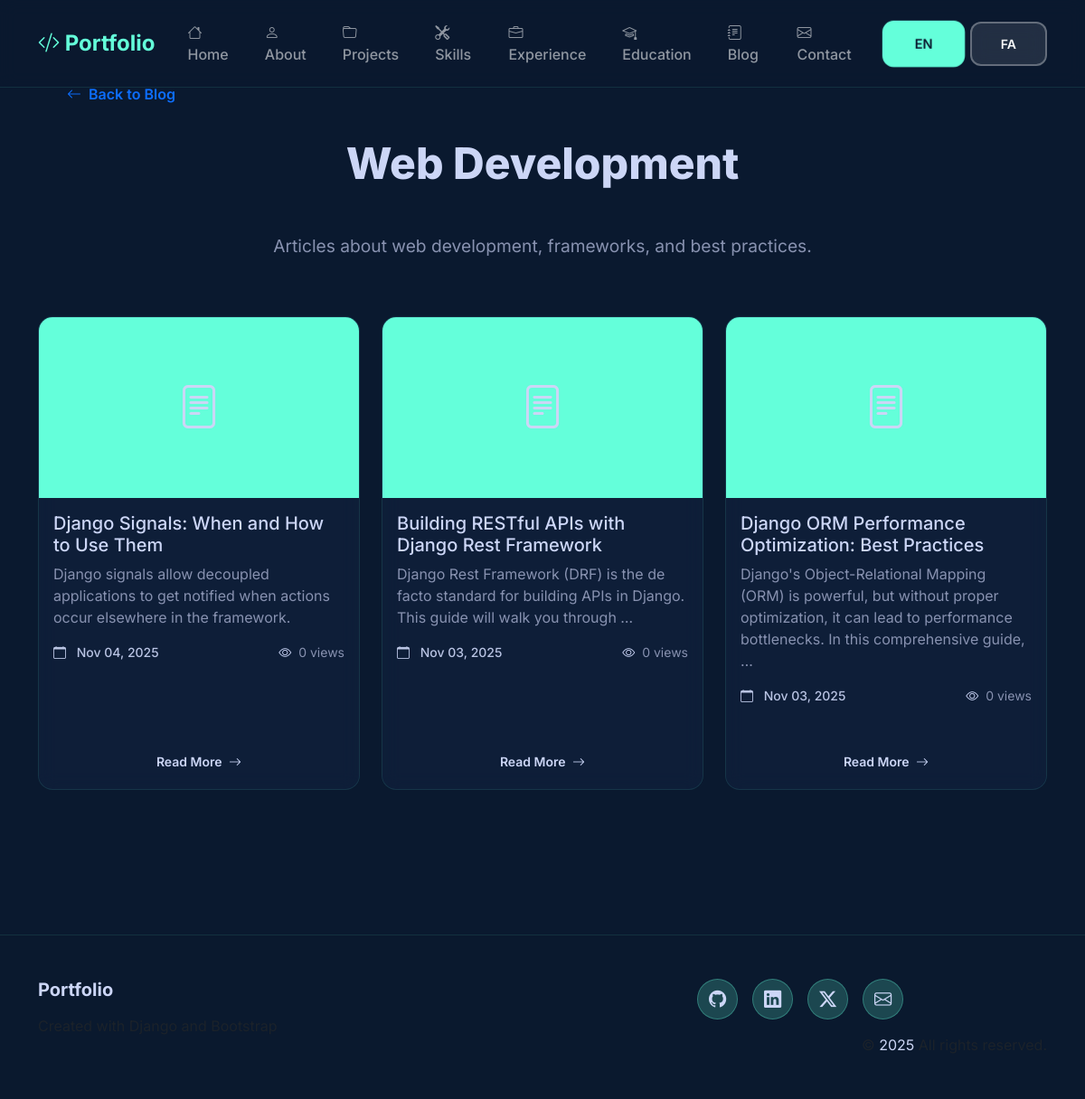
Page /blog/category/web-development/ on the committed database.
### blog/models.py (models this page shows, shortened)
class Category(models.Model):
    name_en = models.CharField(max_length=100, verbose_name=_('Name (English)'))
    name_fa = models.CharField(max_length=100, blank=True, verbose_name=_('Name (Persian)'))
    slug = models.SlugField(max_length=100, unique=True, blank=True, verbose_name=_('Slug'))
    description_en = models.TextField(blank=True, verbose_name=_('Description (English)'))
    description_fa = models.TextField(blank=True, verbose_name=_('Description (Persian)'))
    class Meta:
        verbose_name = _('Category')
        verbose_name_plural = _('Categories')
        ordering = ['name_en']
    def get_name(self, language=None):
        from django.utils.translation import get_language
        if language is None:
            language = get_language()
        return self.name_fa if language == 'fa' and self.name_fa else self.name_en
    def get_description(self, language=None):
        from django.utils.translation import get_language
        if language is None:
            language = get_language()
        return self.description_fa if language == 'fa' and self.description_fa else self.description_en

class BlogPost(models.Model):
    title_en = models.CharField(max_length=200, verbose_name=_('Title (English)'))
    title_fa = models.CharField(max_length=200, blank=True, verbose_name=_('Title (Persian)'))
    slug = models.SlugField(max_length=200, unique=True, blank=True, verbose_name=_('Slug'))
    content_en = models.TextField(verbose_name=_('Content (English)'))
    content_fa = models.TextField(blank=True, verbose_name=_('Content (Persian)'))
    featured_image = models.ImageField(upload_to='blog/', blank=True, null=True, verbose_name=_('Featured Image'))
    author = models.ForeignKey(User, on_delete=models.CASCADE, verbose_name=_('Author'))
    category = models.ForeignKey(Category, on_delete=models.SET_NULL, null=True, blank=True, verbose_name=_('Category'))
    published = models.BooleanField(default=False, verbose_name=_('Published'))
    created_at = models.DateTimeField(auto_now_add=True, verbose_name=_('Created At'))
    updated_at = models.DateTimeField(auto_now=True, verbose_name=_('Updated At'))
    views = models.IntegerField(default=0, verbose_name=_('Views'))
    class Meta:
        verbose_name = _('Blog Post')
        verbose_name_plural = _('Blog Posts')
        ordering = ['-created_at']
    def get_title(self, language=None):
        from django.utils.translation import get_language
        if language is None:
            language = get_language()
        return self.title_fa if language == 'fa' and self.title_fa else self.title_en
    def get_content(self, language=None):
        from django.utils.translation import get_language
        if language is None:
            language = get_language()
        return self.content_fa if language == 'fa' and self.content_fa else self.content_en

### blog/views.py (the view)
# urls.py: path('category/<slug:slug>/', views.blog_category, name='blog_category'),
def blog_category(request, slug):
    language = get_language()
    category = get_object_or_404(Category, slug=slug)
    posts = BlogPost.objects.filter(category=category, published=True)
    paginator = Paginator(posts, 6)
    page_number = request.GET.get('page')
    page_obj = paginator.get_page(page_number)
    categories = Category.objects.all()
    context = {
        'category': category,
        'page_obj': page_obj,
        'posts': page_obj,
        'categories': categories,
        'language': language,
    }
    return render(request, 'blog/blog_category.html', context)

### portfolio/context_processors.py (called while the page is built)
def language_context(request):
    return {
        'CURRENT_LANGUAGE': get_language(),
    }

### portfolio/templatetags/portfolio_tags.py (called while the page is built)
@register.simple_tag(takes_context=True)
def change_language(context, lang_code):
    request = context.get('request')
    if not request:
        return '/'
    current_path = request.path_info
    for lang, _ in settings.LANGUAGES:
        if current_path.startswith(f'/{lang}/'):
            current_path = current_path[len(f'/{lang}'):]
            break
        elif current_path == f'/{lang}':
            current_path = '/'
            break
    if not current_path.startswith('/'):
        current_path = '/' + current_path
    default_lang = settings.LANGUAGE_CODE
    if lang_code != default_lang:
        new_path = f'/{lang_code}{current_path}'
    else:
        new_path = current_path
    return new_path

### blog/templates/blog/blog_category.html (shortened to what this page needs)
{% extends 'base.html' %}
{% load i18n %}
{% load portfolio_tags %}
{% get_current_language as LANGUAGE_CODE %}
{% block content %}
<section class="section">
    <div class="container">
        <a href="{% url 'blog_list' %}" class="btn btn-outline-primary mb-4" data-aos="fade-right">
            <i class="bi bi-arrow-left me-2"></i>{% trans 'Back to Blog' %}
        </a>
        <h2 class="section-title" data-aos="fade-up">{{ category.get_name }}</h2>
        {% if category.get_description %}
        <p class="section-subtitle" data-aos="fade-up" data-aos-delay="100">{{ category.get_description }}</p>
        {% endif %}
        <div class="row g-4">
            {% for post in page_obj %}
            <div class="col-md-6 col-lg-4" data-aos="fade-up" data-aos-delay="{{ forloop.counter0|add:'100' }}">
                <div class="card h-100">
                    {% if post.featured_image %}
                    <img src="{{ post.featured_image.url }}" class="card-img-top"
                         alt="{{ post.get_title }}" style="height: 200px; object-fit: cover;">
                    {% else %}
                    <div class="card-img-top bg-gradient-primary d-flex align-items-center justify-content-center"
                         style="height: 200px;">
                        <i class="bi bi-file-text" style="font-size: 3rem; color: rgba(255,255,255,0.5);"></i>
                    </div>
                    {% endif %}
                    <div class="card-body">
                        <h5 class="card-title">{{ post.get_title }}</h5>
                        <p class="card-text text-muted">{{ post.get_content|truncatewords:20 }}</p>
                        <div class="d-flex justify-content-between align-items-center mb-3">
                            <small class="blog-date">
                                <i class="bi bi-calendar"></i>
                                {% if LANGUAGE_CODE == 'fa' %}
                                    {{ post.created_at|jalali_date:"%d %B %Y" }}
                                {% else %}
                                    {{ post.created_at|date:"M d, Y" }}
                                {% endif %}
                            </small>
                            <small class="text-muted blog-views">
                                <i class="bi bi-eye"></i>{{ post.views }} {% trans 'views' %}
                            </small>
                        </div>
                    </div>
                    <div class="card-footer bg-transparent border-top-0">
                        <a href="{% url 'blog_detail' post.slug %}" class="btn btn-sm btn-outline-primary w-100">
                            {% trans 'Read More' %} <i class="bi bi-arrow-right ms-1"></i>
                        </a>
                    </div>
                </div>
            </div>
            {% empty %}
            <div class="col-12 text-center">
                <p class="text-muted">{% trans 'No posts found in this category.' %}</p>
            </div>
            {% endfor %}
        </div>
    </div>
</section>
{% endblock %}

### static/css/style.css (style rules this page uses)
:root { --primary: #64FFDA; --primary-hover: #52C7B8; --primary-dark: #0A192F; --text-primary: #CCD6F6; --text-secondary: #8892B0; --text-muted: #5A6885; --green-900: #0A192F; --green-800: #112240; --green-700: #172A45; --green-600: #64FFDA; --green-500: #64FFDA; --green-400: #64FFDA; --green-300: #52C7B8; --green-200: #52C7B8; --green-100: #52C7B8; --purple-900: var(--green-900); --purple-800: var(--green-800); --purple-700: var(--green-700); --purple-600: var(--green-600); --purple-500: var(--green-500); --purple-400: var(--green-400); --purple-300: var(--green-300); --purple-200: var(--green-200); --purple-100: var(--green-100); --dark: #0A192F; --dark-light: #112240; --font-en: 'Inter', sans-serif; --font-fa: 'Vazirmatn', sans-serif; --transition: all 0.3s cubic-bezier(0.4, 0, 0.2, 1); --shadow-sm: 0 1px 2px 0 rgba(0, 0, 0, 0.05); --shadow-md: 0 4px 6px -1px rgba(0, 0, 0, 0.1); --shadow-lg: 0 10px 15px -3px rgba(0, 0, 0, 0.1); --shadow-xl: 0 20px 25px -5px rgba(0, 0, 0, 0.1); --shadow-purple: 0 10px 40px -10px rgba(100, 255, 218, 0.3); }
* { margin: 0; padding: 0; box-sizing: border-box; }
body { font-family: var(--font-en); background: #0A192F; color: var(--text-primary); min-height: 100vh; overflow-x: hidden; }
.btn { padding: 0.75rem 2rem; border-radius: 0.75rem; font-weight: 600; transition: var(--transition); position: relative; overflow: hidden; border: none; }
.card { background: rgba(17, 34, 64, 0.6); border: 1px solid rgba(100, 255, 218, 0.1); border-radius: 1rem; backdrop-filter: blur(10px); transition: var(--transition); overflow: hidden; position: relative; color: var(--text-primary); }
.card * { color: var(--text-primary) !important; }
.card h1, .card h2, .card h3, .card h4, .card h5, .card h6 { color: var(--text-primary) !important; }
.card p, .card span, .card div, .card a, .card li { color: var(--text-primary) !important; }
.card .text-muted, .card .text-secondary { color: var(--text-secondary) !important; }
.blog-date { color: var(--text-primary) !important; opacity: 0.9; font-weight: 500; }
.blog-date i { color: var(--primary); margin-right: 0.5rem !important; margin-left: 0 !important; }
.blog-views i { margin-right: 0.5rem !important; margin-left: 0 !important; }
.card::before { content: ''; position: absolute; top: 0; left: 0; width: 100%; height: 100%; background: linear-gradient(135deg, rgba(100, 255, 218, 0.05) 0%, transparent 100%); opacity: 0; transition: var(--transition); }
.section { padding: 5rem 0; }
.section-title { font-size: clamp(2rem, 4vw, 3rem); font-weight: 800; text-align: center; margin-bottom: 3rem; color: var(--text-primary); }
.section-subtitle { text-align: center; color: var(--text-secondary); margin-bottom: 4rem; font-size: 1.2rem; }
.bg-gradient-primary { background: var(--primary) !important; }

### blog/templates/blog/blog_category.html (style rules this page uses)
.bg-gradient-primary { background: linear-gradient(135deg, var(--purple-600), var(--purple-400)); }

### rows in the picture
Category: get_name "Web Development", get_description "Articles about web development, frameworks, and best practices."
BlogPost: get_title "Django Signals: When and How to Use Them", get_content "Django signals allow decoupled applications to get notified when actions occur elsewhere in the framework.", created_at "Nov 04, 2025", views "0"
BlogPost: get_title "Building RESTful APIs with Django Rest Framework", get_content "Django Rest Framework (DRF) is the de facto standard for building APIs in Django. This guide will walk you through …", created_at "Nov 03, 2025", views "0"
BlogPost: get_title "Django ORM Performance Optimization: Best Practices", get_content "Django's Object-Relational Mapping (ORM) is powerful, but without proper optimization, it can lead to performance bottlenecks. In this comprehensive guide, …", created_at "Nov 03, 2025", views "0"

### other values in the picture
{{ lang_code|upper }} "EN" "FA"
